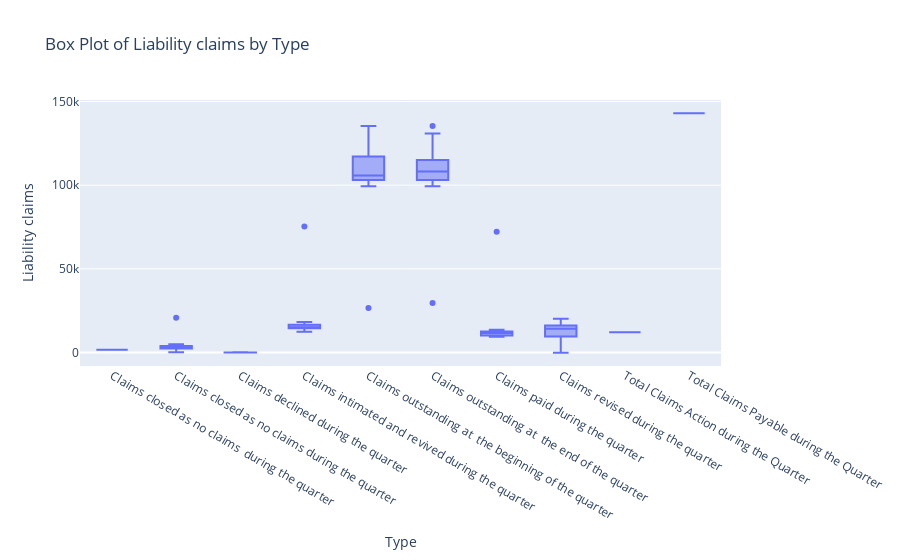

Notebook code for this chart:
### Code cell
import plotly.express as px
import pandas as pd

# Create a box plot
fig = px.box(
    df_panel2, x='Type', y='Liability claims',
    title='Box Plot of Liability claims by Type'
)

# Customize the layout (optional)
fig.update_layout(
    xaxis_title='Type',
    yaxis_title='Liability claims',
)

# Show the plot
fig.show()

### Figure 1 — Plotly figure (JSON) as saved in the notebook; plotly's stock layout.template omitted (floating-point values rounded to 4 significant figures)
{"data": [{"alignmentgroup": "True", "hovertemplate": "Type=%{x}<br>Liability claims=%{y}<extra></extra>", "legendgroup": "", "marker": {"color": "#636efa"}, "name": "", "notched": false, "offsetgroup": "", "orientation": "v", "showlegend": false, "type": "box", "x": ["Claims closed as no claims \nduring the quarter", "Claims closed as no claims during the quarter", "Claims closed as no claims during the quarter", "Claims closed as no claims during the quarter", "Claims closed as no claims during the quarter", "Claims closed as no claims during the quarter", "Claims closed as no claims during the quarter", "Claims closed as no claims during the quarter", "Claims closed as no claims during the quarter", "Claims closed as no claims during the quarter", "Claims closed as no claims during the quarter", "Claims closed as no claims during the quarter", "Claims closed as no claims during the quarter", "Claims closed as no claims during the quarter", "Claims closed as no claims during the quarter", "Claims declined during the quarter", "Claims declined during the quarter", "Claims declined during the quarter", "Claims declined during the quarter", "Claims declined during the quarter", "Claims declined during the quarter", "Claims declined during the quarter", "Claims declined during the quarter", "Claims declined during the quarter", "Claims declined during the quarter", "Claims declined during the quarter", "Claims declined during the quarter", "Claims declined during the quarter", "Claims declined during the quarter", "Claims declined during the quarter", "Claims intimated and revived during the quarter", "Claims intimated and revived during the quarter", "Claims intimated and revived during the quarter", "Claims intimated and revived during the quarter", "Claims intimated and revived during the quarter", "Claims intimated and revived during the quarter", "Claims intimated and revived during the quarter", "Claims intimated and revived during the quarter", "Claims intimated and revived during the quarter", "Claims intimated and revived during the quarter", "Claims intimated and revived during the quarter", "Claims intimated and revived during the quarter", "Claims intimated and revived during the quarter", "Claims intimated and revived during the quarter", "Claims intimated and revived during the quarter", "Claims outstanding at \nthe beginning of the quarter", "Claims outstanding at \nthe beginning of the quarter", "Claims outstanding at \nthe beginning of the quarter", "Claims outstanding at \nthe beginning of the quarter", "Claims outstanding at \nthe beginning of the quarter", "Claims outstanding at \nthe beginning of the quarter", "Claims outstanding at \nthe beginning of the quarter", "Claims outstanding at \nthe beginning of the quarter", "Claims outstanding at \nthe beginning of the quarter", "Claims outstanding at \nthe beginning of the quarter", "Claims outstanding at \nthe beginning of the quarter", "Claims outstanding at \nthe beginning of the quarter", "Claims outstanding at \nthe beginning of the quarter", "Claims outstanding at \nthe beginning of the quarter", "Claims outstanding at \nthe beginning of the quarter", "Claims outstanding at \nthe end of the quarter", "Claims outstanding at \nthe end of the quarter", "Claims outstanding at \nthe end of the quarter", "Claims outstanding at \nthe end of the quarter", "Claims outstanding at \nthe end of the quarter", "Claims outstanding at \nthe end of the quarter", "Claims outstanding at \nthe end of the quarter", "Claims outstanding at \nthe end of the quarter", "Claims outstanding at \nthe end of the quarter", "Claims outstanding at \nthe end of the quarter", "Claims outstanding at \nthe end of the quarter", "Claims outstanding at \nthe end of the quarter", "Claims outstanding at \nthe end of the quarter", "Claims outstanding at \nthe end of the quarter", "Claims outstanding at \nthe end of the quarter", "Claims paid during the quarter", "Claims paid during the quarter", "Claims paid during the quarter", "Claims paid during the quarter", "Claims paid during the quarter", "Claims paid during the quarter", "Claims paid during the quarter", "Claims paid during the quarter", "Claims paid during the quarter", "Claims paid during the quarter", "Claims paid during the quarter", "Claims paid during the quarter", "Claims paid during the quarter", "Claims paid during the quarter", "Claims paid during the quarter", "Claims revised during the quarter", "Claims revised during the quarter", "Claims revised during the quarter", "Claims revised during the quarter", "Claims revised during the quarter", "Claims revised during the quarter", "Claims revised during the quarter", "Claims revised during the quarter", "Claims revised during the quarter", "Claims revised during the quarter", "Claims revised during the quarter", "Claims revised during the quarter", "Claims revised during the quarter", "Claims revised during the quarter", "Claims revised during the quarter", "Total Claims Action during the Quarter\n", "Total Claims Payable during the Quarter\n"], "x0": " ", "xaxis": "x", "y": [1708, 3872, 20722, 1593, 2566, 2502, 4578, 2760, 121, 2180, 2779, 2344, 4927, 3125, 3479, 8, 75, 22, 51, 112, 53, 83, 148, 33, 62, 54, 105, 66, 118, 79, 18179, 16440, 14431, 12403, 14664, 14603, 16822, 75260, 12688, 14752, 13443, 14766, 14989, 16685, 15377, 135446, 117490, 116315, 103844, 132200, 102814, 99343, 26631, 104961, 105862, 108396, 104021, 102641, 108191, 125464, 117489, 117101, 103859, 102810, 135448, 99351, 101046, 29663, 105830, 108396, 108952, 107818, 108144, 108124, 130840, 13683, 10003, 9471, 11875, 12318, 13559, 12650, 72256, 9877, 10223, 11276, 11622, 12632, 11717, 10337, 14263, 9512, 9802, 18462, 14506, 15410, 9430, -93, 16362, 16711, 10925, 14182, 12521, 20180, 2129, 12124, 142970], "y0": " ", "yaxis": "y"}], "layout": {"boxmode": "group", "legend": {"tracegroupgap": 0}, "title": {"text": "Box Plot of Liability claims by Type"}, "xaxis": {"anchor": "y", "domain": [0, 1], "title": {"text": "Type"}}, "yaxis": {"anchor": "x", "domain": [0, 1], "title": {"text": "Liability claims"}}}}
